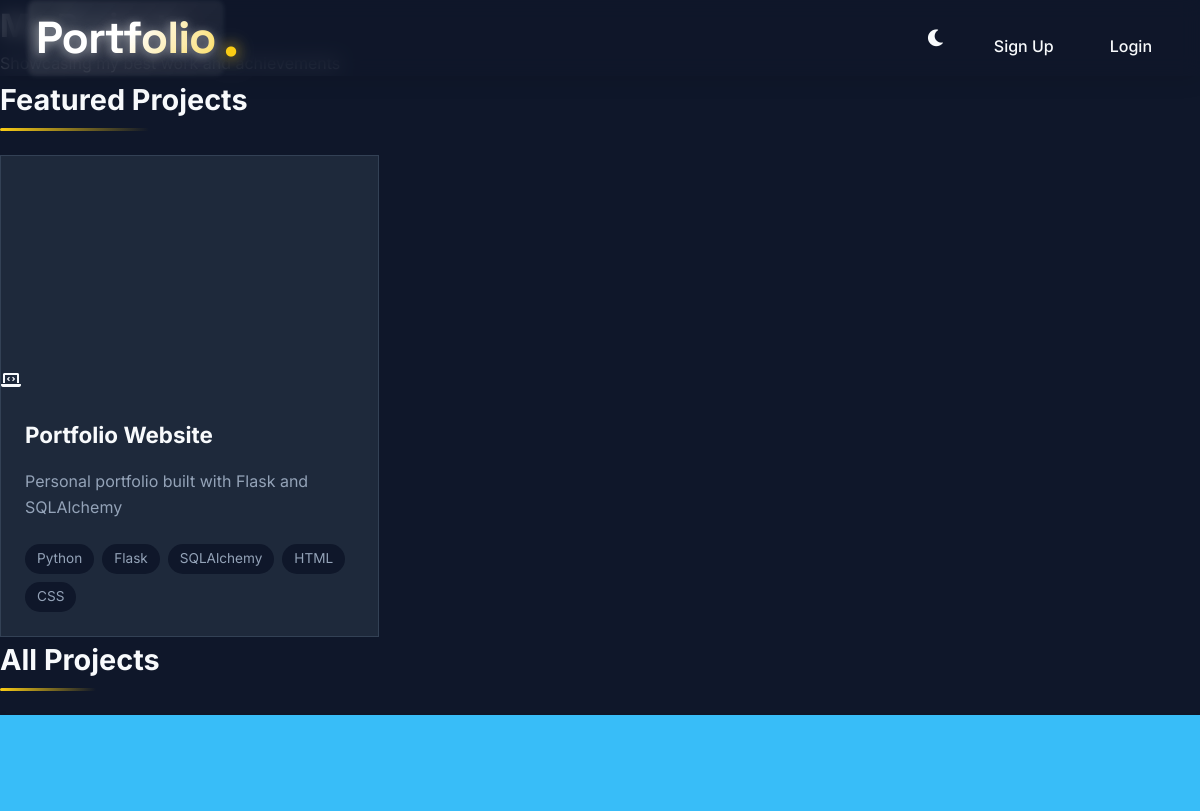
The app's page /projects with its own data.
### app.py (models this page shows)
class Project(db.Model):
    id = db.Column(db.Integer, primary_key=True)
    title = db.Column(db.String(100), nullable=False)
    description = db.Column(db.Text)
    image_url = db.Column(db.String(200))
    project_url = db.Column(db.String(200))
    github_url = db.Column(db.String(200))
    technologies = db.Column(db.String(200))
    completion_date = db.Column(db.DateTime, default=datetime.utcnow)
    featured = db.Column(db.Boolean, default=False)
    student_id = db.Column(db.Integer, db.ForeignKey('student.id'), nullable=False)
    @property
    def technologies_list(self):
        return [tech.strip() for tech in self.technologies.split(',')] if self.technologies else []

### app.py (the view)
@app.route('/projects')
def projects():
    try:
        if current_user.is_authenticated:
            projects = current_user.projects
        else:
            admin = Student.query.filter_by(username='admin').first()
            projects = admin.projects if admin else []
        featured_projects = sorted([p for p in projects if p.featured],
                                 key=lambda x: x.completion_date, reverse=True)
        regular_projects = sorted([p for p in projects if not p.featured],
                                key=lambda x: x.completion_date, reverse=True)
        return render_template('projects.html',
                             featured_projects=featured_projects,
                             regular_projects=regular_projects)
    except Exception as e:
        print(f"Error loading projects: {str(e)}")
        flash('Error loading projects', 'error')
        return redirect(url_for('home'))

### app.py (called while the page is built)
@app.before_request
def check_db_connection():
    try:
        with db.engine.connect() as connection:
            connection.execute(text("SELECT 1"))
            connection.commit()
    except Exception as e:
        print(f"Database connection error: {str(e)}")
        return "Database connection error. Please try again later.", 500

### templates/projects.html (shortened to what this page needs)
{% extends "base.html" %}
{% block content %}
<div class="projects-wrapper">
    <div class="projects-container">
        <header class="page-header">
            <div class="header-content">
                <h1 class="gradient-heading">My Projects</h1>
                <p class="header-subtitle">Showcasing my best work and achievements</p>
            </div>
        </header>
        {% if featured_projects %}
        <section class="featured-projects">
            <h2 class="section-title">Featured Projects</h2>
            <div class="projects-grid featured">
                {% for project in featured_projects %}
                <article class="project-card featured">
                    <div class="project-image">
                        {% if project.image_url %}
                        <img src="{{ project.image_url }}" alt="{{ project.title }}">
                        {% else %}
                        <div class="project-placeholder">
                            <i class="fas fa-laptop-code"></i>
                        </div>
                        {% endif %}
                    </div>
                    <div class="project-content">
                        <h3 class="project-title">{{ project.title }}</h3>
                        <p class="project-description">{{ project.description }}</p>
                        <div class="project-tech">
                            {% for tech in project.technologies_list %}
                            <span class="tech-tag">{{ tech }}</span>
                            {% endfor %}
                        </div>
                    </div>
                </article>
                {% endfor %}
            </div>
        </section>
        {% endif %}
        <section class="all-projects">
            <h2 class="section-title">All Projects</h2>
        </section>
    </div>
</div>
{% endblock %}

### templates/base.html (style rules this page uses)
* { margin: 0; padding: 0; box-sizing: border-box; font-family: 'Inter', sans-serif; }
body { background: var(--background); color: var(--text); }
:root[data-theme="dark"] { --primary-color: #38bdf8; --secondary-color: #f472b6; --accent-color: #facc15; --background-color: #0f172a; --card-bg: #1e293b; --text-color: #f8fafc; --text-muted: #94a3b8; --border-color: #334155; --gradient-start: #38bdf8; --gradient-end: #f472b6; --hover-color: #0ea5e9; --nav-gradient-start: #0ea5e9; --nav-gradient-end: #3b82f6; --button-gradient-start: #facc15; --button-gradient-end: #f59e0b; --shadow-color: rgba(0, 0, 0, 0.3); --glass-effect: blur(10px); --surface-glass: rgba(15, 23, 42, 0.8); }
* { margin: 0; padding: 0; box-sizing: border-box; }
body { font-family: 'Poppins', sans-serif; line-height: 1.6; color: var(--text-color); background-color: var(--background-color); transition: all 0.3s ease; min-height: 100vh; display: flex; flex-direction: column; background-image: radial-gradient(circle at 100% 0%, rgba(124, 58, 237, 0.1) 0%, transparent 50%), radial-gradient(circle at 0% 100%, rgba(236, 72, 153, 0.1) 0%, transparent 50%); background-attachment: fixed; }
section { margin-bottom: var(--section-spacing); }

### templates/projects.html (style rules this page uses)
.projects-wrapper { padding: var(--section-spacing) 0; background: var(--background-color); }
.projects-container { max-width: var(--container-width); margin: 0 auto; padding: 0 var(--spacing-md); }
.section-title { font-size: 1.8rem; margin-bottom: 2rem; color: var(--text-color); position: relative; display: inline-block; }
.section-title::after { content: ''; position: absolute; bottom: -8px; left: 0; width: 60%; height: 3px; background: linear-gradient(90deg, var(--accent-color), transparent); border-radius: 2px; }
.projects-grid { display: grid; gap: 2rem; grid-template-columns: repeat(auto-fill, minmax(300px, 1fr)); }
.projects-grid.featured { grid-template-columns: repeat(auto-fill, minmax(350px, 1fr)); }
.project-card { background: var(--card-bg); border-radius: var(--card-radius); overflow: hidden; transition: all 0.3s ease; border: 1px solid var(--border-color); }
.project-image { position: relative; padding-top: 56.25%; overflow: hidden; }
.project-content { padding: 1.5rem; }
.project-title { font-size: 1.4rem; margin-bottom: 1rem; color: var(--text-color); }
.project-description { color: var(--text-muted); margin-bottom: 1.5rem; line-height: 1.6; }
.project-tech { display: flex; flex-wrap: wrap; gap: 0.5rem; }
.tech-tag { padding: 0.25rem 0.75rem; background: var(--background-color); color: var(--text-muted); border-radius: 1rem; font-size: 0.85rem; }

### records on screen
Project: title "Portfolio Website", description "Personal portfolio built with Flask and SQLAlchemy", technologies_list "Python" "Flask" "SQLAlchemy" "HTML" "CSS"
